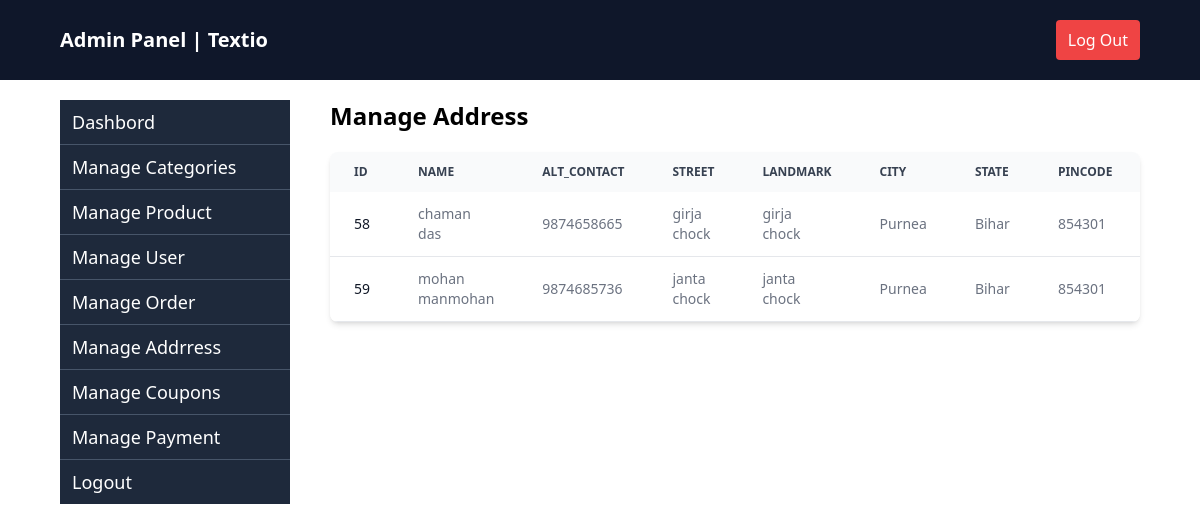
/manage-address/ (signed in), run on an earlier commit of the app's database.
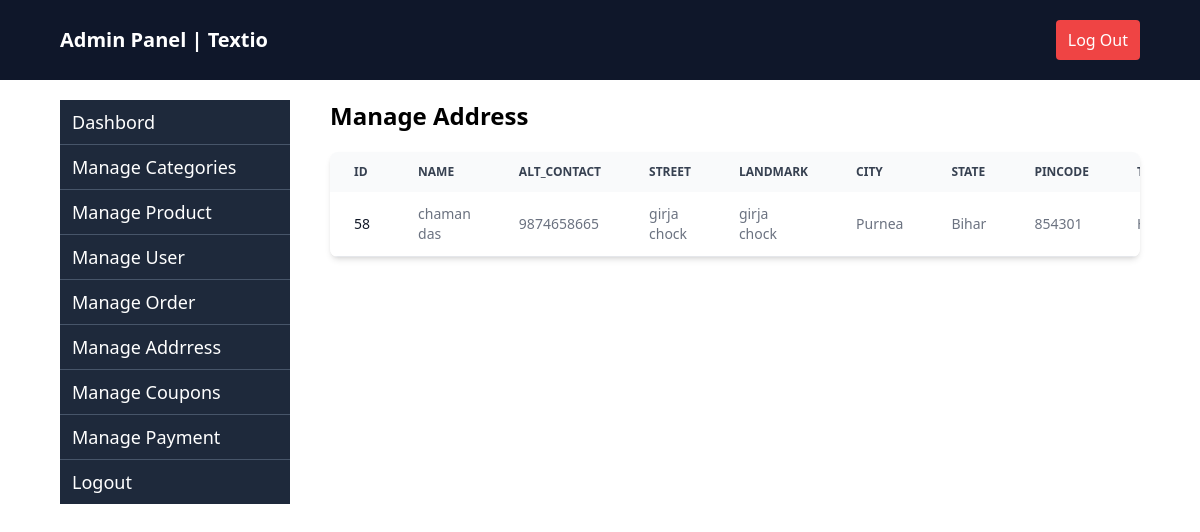
And on a later commit of the database.
### apptextio/models.py (models this page shows, shortened)
class Address(models.Model):
    user = models.ForeignKey(User, on_delete=models.CASCADE)
    name = models.CharField(max_length=200)
    alt_contact = models.CharField(max_length=10)
    street = models.CharField(max_length=200)
    landmark = models.CharField(max_length=200)
    city = models.CharField(max_length=200 , choices=(('Purnea','Purnea'),('Madhepura','Madhepura'),('Katihar','Katihar'),('Bhagelpur','Bhagelpur'),('Patna','Patna'),))
    state = models.CharField(max_length=200, choices=(('Bihar','Bihar'),('Up','Up'),('Jharkhand','Jharkhand'),('Punjab','Punjab'),('Haryana','Haryana'),))
    pincode = models.CharField(max_length=200)
    type = models.CharField(max_length=200, choices=(("Home","Home"),("Office","Office")))

### apptextio/admin_views.py (the view)
# urls.py: path("manage-address/",saveAddress,name="manageaddress"),
def saveAddress(request):
    addresses  = Address.objects.filter(user = request.user)
    return render(request, 'admin/manage_address.html', {'addresses':addresses})

### apptextio/templates/admin/manage_address.html (shortened to what this page needs)
{% extends "admin/admin_base.html" %}
{% block content %}
<div class="flex flex-1 justify-between items-center">
    <h2 class="text-2xl font-semibold ">Manage Address</h2>
</div>
<div class="relative overflow-x-auto shadow-md sm:rounded-lg mt-5">
    <table class="w-full text-sm text-left rtl:text-right text-gray-500 dark:text-gray-400">
        <thead class="text-xs text-gray-700 uppercase bg-gray-50 dark:bg-gray-700 dark:text-gray-400">
            <tr>
                <th scope="col" class="px-6 py-3">
                    Id
                </th>
                <th scope="col" class="px-6 py-3">Name</th>
                <th scope="col" class="px-6 py-3">Alt_contact</th>
                <th scope="col" class="px-6 py-3">Street</th>
                <th scope="col" class="px-6 py-3">Landmark</th>
                <th scope="col" class="px-6 py-3">City</th>
                <th scope="col" class="px-6 py-3">State</th>
                <th scope="col" class="px-6 py-3">Pincode</th>
                <th scope="col" class="px-6 py-3">Type</th>
            </tr>
        </thead>
        <tbody>
            {% for address in addresses %}
            <tr class="bg-white border-b dark:bg-gray-800 dark:border-gray-700 hover:bg-gray-50 dark:hover:bg-gray-600">
                <th scope="row" class="px-6 py-3 font-medium text-gray-900 whitespace-nowrap dark:text-white">
                    {{ address.id }}
                </th>
                <td class="px-6 py-3 text-sm">{{address.name}}</td>
                <td class="px-6 py-3 text-sm">{{address.alt_contact}}</td>
                <td class="px-6 py-3 text-sm ">{{ address.street }}</td>
                <td class="px-6 py-3 text-sm">{{address.landmark }}</td>
                <td class="px-6 py-3 text-sm">{{address.city }}</td>
                <td class="px-6 py-3 text-sm">{{address.state }}</td>
                <td class="px-6 py-3 text-sm">{{address.pincode }}</td>
                <td class="px-6 py-3 text-sm">{{address.type }}</td>
            </tr>
            {% empty %}
            <tr>
                <td colspan="3" class="px-6 py-4 text-center text-gray-500 dark:text-gray-400">
                    No Address found.
                </td>
            </tr>
            {% endfor %}
        </tbody>
    </table>
</div>
{% endblock %}

### apptextio/templates/admin/admin_base.html (shortened to what this page needs)
<!DOCTYPE html>
<html lang="en">
<head>
    <script src="https://cdn.tailwindcss.com"></script>
</head>
<body>
    <div class="flex flex-1 bg-[#0F172A] text-white px-[5%] py-5 justify-between items-center">
        <h2 class="text-xl font-bold text-white">Admin Panel | Textio</h2>
        <div class="flex ">
            <a href="{% url 'homepage' %}" class="text-white bg-red-500 px-3 py-2 rounded">Log Out</a>
        </div>
    </div>
    <div class="px-[5%] flex flex-1 mt-5 gap-10">
        <div class="w-3/12">
            <div class="flex flex-col divide-y divide-slate-600">
                <a href="{% url 'dashboard' %}" class="bg-[#1E293B] text-white px-3 py-2 hover:bg-[#334155] text-lg font-medium">Dashbord</a>
                <a href="{% url 'managecategory' %}" class="bg-[#1E293B] text-white px-3 py-2 hover:bg-[#334155] text-lg font-medium">Manage Categories</a>
                <a href="{% url 'manageproduct' %}" class="bg-[#1E293B] text-white px-3 py-2 hover:bg-[#334155] text-lg font-medium">Manage Product</a>
                <a href="{% url 'manageuser' %}" class="bg-[#1E293B] text-white px-3 py-2 hover:bg-[#334155] text-lg font-medium">Manage User</a>
                <a href="{% url 'manageorder' %}" class="bg-[#1E293B] text-white px-3 py-2 hover:bg-[#334155] text-lg font-medium">Manage Order</a>
                <a href="{% url 'manageaddress' %}" class="bg-[#1E293B] text-white px-3 py-2 hover:bg-[#334155] text-lg font-medium">Manage Addrress</a>
                <a href="{% url 'manageCoupons' %}" class="bg-[#1E293B] text-white px-3 py-2 hover:bg-[#334155] text-lg font-medium">Manage Coupons</a>
                <a href="" class="bg-[#1E293B] text-white px-3 py-2 hover:bg-[#334155] text-lg font-medium">Manage Payment</a>
                <a href="" class="bg-[#1E293B] text-white px-3 py-2 hover:bg-[#334155] text-lg font-medium">Logout</a>
            </div>
        </div>
        <div class="w-9/12">
            {% block content %}
            {% endblock %}
        </div>
    </div>
</body>
</html>

What changed in the data, as far as the page shows it:
removed Address: id "59", name "mohan manmohan", alt_contact "9874685736", street "janta chock", landmark "janta chock", city "Purnea", state "Bihar", pincode "854301"
